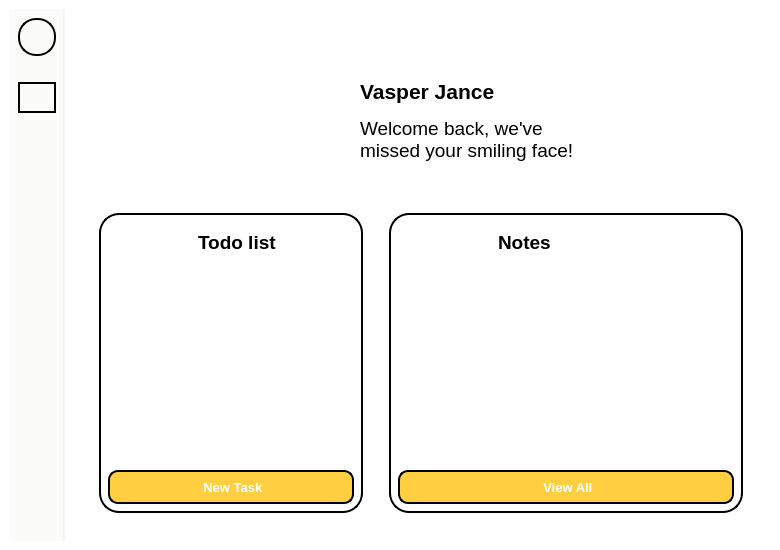
<?xml version="1.0" encoding="UTF-8"?>
<ui version="4.0">
 <class>MainWindow</class>
 <widget class="QMainWindow" name="MainWindow">
  <property name="geometry">
   <rect>
    <x>0</x>
    <y>0</y>
    <width>780</width>
    <height>550</height>
   </rect>
  </property>
  <property name="minimumSize">
   <size>
    <width>780</width>
    <height>550</height>
   </size>
  </property>
  <property name="windowTitle">
   <string>MainWindow</string>
  </property>
  <property name="styleSheet">
   <string notr="true">padding: 0px;
border: 0px;
background-color: white;</string>
  </property>
  <widget class="QWidget" name="centralwidget">
   <layout class="QHBoxLayout" name="horizontalLayout">
    <item>
     <widget class="QWidget" name="widget" native="true">
      <property name="styleSheet">
       <string notr="true">max-width: 54px;
background-color: #FBFBFA;
border-right: 2px solid #F5F5F4;
padding: 0px;
margin: 0px;</string>
      </property>
      <layout class="QVBoxLayout" name="verticalLayout_2">
       <item>
        <widget class="QLabel" name="label_12">
         <property name="font">
          <font>
           <pointsize>10</pointsize>
           <bold>true</bold>
          </font>
         </property>
         <property name="styleSheet">
          <string notr="true">min-height: 34px;
max-height: 34px;
min-width: 34px;
max-width: 34px;
border: 2px solid black;
border-radius: 18px;</string>
         </property>
         <property name="text">
          <string/>
         </property>
         <property name="pixmap">
          <pixmap>../Image/icon.png</pixmap>
         </property>
         <property name="scaledContents">
          <bool>true</bool>
         </property>
         <property name="alignment">
          <set>Qt::AlignCenter</set>
         </property>
        </widget>
       </item>
       <item>
        <widget class="QLabel" name="label_5">
         <property name="styleSheet">
          <string notr="true">border: 0px;</string>
         </property>
         <property name="text">
          <string/>
         </property>
        </widget>
       </item>
       <item>
        <widget class="QLabel" name="label_2">
         <property name="font">
          <font>
           <pointsize>10</pointsize>
           <bold>true</bold>
          </font>
         </property>
         <property name="styleSheet">
          <string notr="true">max-height: 22px;
border: 2px solid black;
padding: 6px;
border-radius: 18px;</string>
         </property>
         <property name="text">
          <string/>
         </property>
         <property name="pixmap">
          <pixmap>../Image/home_a.png</pixmap>
         </property>
         <property name="scaledContents">
          <bool>true</bool>
         </property>
         <property name="alignment">
          <set>Qt::AlignCenter</set>
         </property>
        </widget>
       </item>
       <item>
        <widget class="QLabel" name="label_3">
         <property name="font">
          <font>
           <pointsize>10</pointsize>
           <bold>true</bold>
          </font>
         </property>
         <property name="styleSheet">
          <string notr="true">QLabel{
	max-height: 22px;
	border: 2px solid #FBFBFA;
	padding: 6px;
	border-radius: 18px;
}

QLabel:hover{
	max-height: 22px;
	border: 2px solid gray;
	padding: 6px;
	border-radius: 18px;
}</string>
         </property>
         <property name="text">
          <string/>
         </property>
         <property name="pixmap">
          <pixmap>../Image/notes_d.png</pixmap>
         </property>
         <property name="scaledContents">
          <bool>true</bool>
         </property>
         <property name="alignment">
          <set>Qt::AlignCenter</set>
         </property>
        </widget>
       </item>
       <item>
        <widget class="QLabel" name="label_4">
         <property name="font">
          <font>
           <pointsize>10</pointsize>
           <bold>true</bold>
          </font>
         </property>
         <property name="styleSheet">
          <string notr="true">QLabel{
	max-height: 22px;
	border: 2px solid #FBFBFA;
	padding: 6px;
	border-radius: 18px;
}

QLabel:hover{
	max-height: 22px;
	border: 2px solid gray;
	padding: 6px;
	border-radius: 18px;
}</string>
         </property>
         <property name="text">
          <string/>
         </property>
         <property name="pixmap">
          <pixmap>../Image/chat_d.png</pixmap>
         </property>
         <property name="scaledContents">
          <bool>true</bool>
         </property>
         <property name="alignment">
          <set>Qt::AlignCenter</set>
         </property>
        </widget>
       </item>
       <item>
        <widget class="QLabel" name="label_14">
         <property name="font">
          <font>
           <pointsize>10</pointsize>
           <bold>true</bold>
          </font>
         </property>
         <property name="styleSheet">
          <string notr="true">QLabel{
	max-height: 22px;
	border: 2px solid #FBFBFA;
	padding: 6px;
	border-radius: 18px;
}

QLabel:hover{
	max-height: 22px;
	border: 2px solid gray;
	padding: 6px;
	border-radius: 18px;
}</string>
         </property>
         <property name="text">
          <string/>
         </property>
         <property name="pixmap">
          <pixmap>../Image/search_d.png</pixmap>
         </property>
         <property name="scaledContents">
          <bool>true</bool>
         </property>
         <property name="alignment">
          <set>Qt::AlignCenter</set>
         </property>
        </widget>
       </item>
       <item>
        <spacer name="verticalSpacer">
         <property name="orientation">
          <enum>Qt::Vertical</enum>
         </property>
         <property name="sizeHint" stdset="0">
          <size>
           <width>20</width>
           <height>40</height>
          </size>
         </property>
        </spacer>
       </item>
       <item>
        <widget class="QLabel" name="label_6">
         <property name="font">
          <font>
           <pointsize>10</pointsize>
           <bold>true</bold>
          </font>
         </property>
         <property name="styleSheet">
          <string notr="true">QLabel{
	max-height: 22px;
	border: 2px solid #FBFBFA;
	padding: 6px;
	border-radius: 18px;
}

QLabel:hover{
	max-height: 22px;
	border: 2px solid gray;
	padding: 6px;
	border-radius: 18px;
}</string>
         </property>
         <property name="text">
          <string/>
         </property>
         <property name="pixmap">
          <pixmap>../Image/about_b.png</pixmap>
         </property>
         <property name="scaledContents">
          <bool>true</bool>
         </property>
         <property name="alignment">
          <set>Qt::AlignCenter</set>
         </property>
        </widget>
       </item>
       <item>
        <widget class="QLabel" name="label_13">
         <property name="font">
          <font>
           <pointsize>10</pointsize>
           <bold>true</bold>
          </font>
         </property>
         <property name="styleSheet">
          <string notr="true">QLabel{
	max-height: 22px;
	border: 2px solid #FBFBFA;
	padding: 6px;
	border-radius: 18px;
}

QLabel:hover{
	max-height: 22px;
	border: 2px solid gray;
	padding: 6px;
	border-radius: 18px;
}</string>
         </property>
         <property name="text">
          <string/>
         </property>
         <property name="pixmap">
          <pixmap>../Image/log_out.png</pixmap>
         </property>
         <property name="scaledContents">
          <bool>true</bool>
         </property>
         <property name="alignment">
          <set>Qt::AlignCenter</set>
         </property>
        </widget>
       </item>
      </layout>
     </widget>
    </item>
    <item>
     <widget class="QWidget" name="widget_2" native="true">
      <property name="styleSheet">
       <string notr="true">padding: 0px;
border: 0px;</string>
      </property>
      <layout class="QVBoxLayout" name="verticalLayout">
       <item>
        <widget class="QWidget" name="widget_5" native="true">
         <property name="styleSheet">
          <string notr="true">margin-top: 20px;
min-height: 150px;
max-height: 150px;</string>
         </property>
         <layout class="QHBoxLayout" name="horizontalLayout_2">
          <item>
           <spacer name="horizontalSpacer">
            <property name="orientation">
             <enum>Qt::Horizontal</enum>
            </property>
            <property name="sizeHint" stdset="0">
             <size>
              <width>40</width>
              <height>20</height>
             </size>
            </property>
           </spacer>
          </item>
          <item>
           <widget class="QLabel" name="label_7">
            <property name="styleSheet">
             <string notr="true">max-width: 120px;
min-width: 120px;
max-height: 120px;
min-height: 120px;</string>
            </property>
            <property name="text">
             <string/>
            </property>
            <property name="pixmap">
             <pixmap>../Image/welcome.png</pixmap>
            </property>
            <property name="scaledContents">
             <bool>true</bool>
            </property>
           </widget>
          </item>
          <item>
           <widget class="QWidget" name="widget_6" native="true">
            <property name="styleSheet">
             <string notr="true">max-height: 120px;
min-height: 120px;</string>
            </property>
            <layout class="QVBoxLayout" name="verticalLayout_3">
             <item>
              <widget class="QTextBrowser" name="textBrowser">
               <property name="styleSheet">
                <string notr="true">min-width: 250px;</string>
               </property>
               <property name="html">
                <string>&lt;!DOCTYPE HTML PUBLIC &quot;-//W3C//DTD HTML 4.0//EN&quot; &quot;http://www.w3.org/TR/REC-html40/strict.dtd&quot;&gt;
&lt;html&gt;&lt;head&gt;&lt;meta name=&quot;qrichtext&quot; content=&quot;1&quot; /&gt;&lt;meta charset=&quot;utf-8&quot; /&gt;&lt;style type=&quot;text/css&quot;&gt;
p, li { white-space: pre-wrap; }
hr { height: 1px; border-width: 0; }
li.unchecked::marker { content: &quot;\2610&quot;; }
li.checked::marker { content: &quot;\2612&quot;; }
&lt;/style&gt;&lt;/head&gt;&lt;body style=&quot; font-family:'Sans Serif'; font-size:9pt; font-weight:400; font-style:normal;&quot;&gt;
&lt;p style=&quot;-qt-paragraph-type:empty; margin-top:0px; margin-bottom:0px; margin-left:0px; margin-right:0px; -qt-block-indent:0; text-indent:0px; font-family:'Segoe UI '; font-size:8.25pt;&quot;&gt;&lt;br /&gt;&lt;/p&gt;
&lt;p style=&quot; margin-top:0px; margin-bottom:0px; margin-left:0px; margin-right:0px; -qt-block-indent:0; text-indent:0px;&quot;&gt;&lt;span style=&quot; font-family:'Segoe UI '; font-size:16pt; font-weight:600;&quot;&gt;Vasper Jance&lt;/span&gt;&lt;/p&gt;
&lt;p style=&quot;-qt-paragraph-type:empty; margin-top:0px; margin-bottom:0px; margin-left:0px; margin-right:0px; -qt-block-indent:0; text-indent:0px; font-family:'Segoe UI '; font-size:8pt; font-weight:600;&quot;&gt;&lt;br /&gt;&lt;/p&gt;
&lt;p style=&quot; margin-top:0px; margin-bottom:0px; margin-left:0px; margin-right:0px; -qt-block-indent:0; text-indent:0px;&quot;&gt;&lt;span style=&quot; font-family:'Segoe UI '; font-size:14pt;&quot;&gt;Welcome back, we've missed your smiling face!&lt;/span&gt;&lt;/p&gt;&lt;/body&gt;&lt;/html&gt;</string>
               </property>
              </widget>
             </item>
            </layout>
           </widget>
          </item>
          <item>
           <spacer name="horizontalSpacer_2">
            <property name="orientation">
             <enum>Qt::Horizontal</enum>
            </property>
            <property name="sizeHint" stdset="0">
             <size>
              <width>40</width>
              <height>20</height>
             </size>
            </property>
           </spacer>
          </item>
         </layout>
        </widget>
       </item>
       <item>
        <widget class="QWidget" name="widget_4" native="true">
         <property name="styleSheet">
          <string notr="true"/>
         </property>
         <layout class="QHBoxLayout" name="horizontalLayout_5">
          <item>
           <widget class="QWidget" name="widget_3" native="true">
            <property name="styleSheet">
             <string notr="true">border: 2px solid black;
border-radius: 20px;
margin: 10px;
max-width: 260%;</string>
            </property>
            <layout class="QVBoxLayout" name="verticalLayout_4">
             <item>
              <widget class="QWidget" name="widget_7" native="true">
               <property name="styleSheet">
                <string notr="true">border: 0px;
margin-bottom: 0px;</string>
               </property>
               <layout class="QHBoxLayout" name="horizontalLayout_3">
                <item>
                 <widget class="QLabel" name="label_8">
                  <property name="styleSheet">
                   <string notr="true">max-width: 50px;
max-height: 50px;</string>
                  </property>
                  <property name="text">
                   <string/>
                  </property>
                  <property name="pixmap">
                   <pixmap>../Image/todo.png</pixmap>
                  </property>
                  <property name="scaledContents">
                   <bool>true</bool>
                  </property>
                 </widget>
                </item>
                <item>
                 <widget class="QLabel" name="label_9">
                  <property name="font">
                   <font>
                    <family>Segoe UI</family>
                    <pointsize>14</pointsize>
                    <bold>true</bold>
                   </font>
                  </property>
                  <property name="text">
                   <string>Todo list</string>
                  </property>
                 </widget>
                </item>
               </layout>
              </widget>
             </item>
             <item>
              <widget class="QListWidget" name="listWidget">
               <property name="font">
                <font>
                 <pointsize>13</pointsize>
                </font>
               </property>
               <property name="styleSheet">
                <string notr="true">QListWidget{
	border: 0px;
	margin-top: 0px;
}

QListWidget::item {
	height: 35px;
}

QListWidget::item::hover{
	height: 35px;
	background-color: white;
	color: black;
}

QListWidget::item::pressed{
	height: 35px;
	background-color: white;
	color: black;
}

QListWidget::item::selected{
	height: 35px;
	background-color: #F4F4F4;
	color: black;
	border-radius: 5px;
}</string>
               </property>
               <property name="verticalScrollBarPolicy">
                <enum>Qt::ScrollBarAlwaysOff</enum>
               </property>
               <property name="horizontalScrollBarPolicy">
                <enum>Qt::ScrollBarAlwaysOff</enum>
               </property>
              </widget>
             </item>
             <item>
              <widget class="QPushButton" name="pushButton_6">
               <property name="font">
                <font>
                 <family>Segoe UI</family>
                 <pointsize>10</pointsize>
                 <bold>true</bold>
                </font>
               </property>
               <property name="styleSheet">
                <string notr="true">QPushButton{
	border: 2px solid black;
	height: 30px;
	border-radius: 10px;
	background-color: #FFCE41;
	color: white;
}

QPushButton::hover{
	border: 3px solid black;
	height: 30px;
	border-radius: 10px;
	background-color: #FFCE41;
}

QPushButton::pressed{
	border: 3px solid black;
	height: 30px;
	border-radius: 10px;
	background-color: rgb(234, 188, 59);
}</string>
               </property>
               <property name="text">
                <string> New Task</string>
               </property>
               <property name="icon">
                <iconset>
                 <normaloff>../Image/new.png</normaloff>../Image/new.png</iconset>
               </property>
               <property name="iconSize">
                <size>
                 <width>16</width>
                 <height>16</height>
                </size>
               </property>
              </widget>
             </item>
            </layout>
           </widget>
          </item>
          <item>
           <widget class="QWidget" name="widget_8" native="true">
            <property name="styleSheet">
             <string notr="true">border: 2px solid black;
border-radius: 20px;
margin: 10px;</string>
            </property>
            <layout class="QVBoxLayout" name="verticalLayout_5">
             <item>
              <widget class="QWidget" name="widget_9" native="true">
               <property name="styleSheet">
                <string notr="true">border: 0px;
margin-bottom: 0px;</string>
               </property>
               <layout class="QHBoxLayout" name="horizontalLayout_4">
                <item>
                 <widget class="QLabel" name="label_10">
                  <property name="styleSheet">
                   <string notr="true">max-width: 60px;
max-height: 50px;</string>
                  </property>
                  <property name="text">
                   <string/>
                  </property>
                  <property name="pixmap">
                   <pixmap>../Image/all_note.png</pixmap>
                  </property>
                  <property name="scaledContents">
                   <bool>true</bool>
                  </property>
                 </widget>
                </item>
                <item>
                 <widget class="QLabel" name="label_11">
                  <property name="font">
                   <font>
                    <family>Segoe UI</family>
                    <pointsize>14</pointsize>
                    <bold>true</bold>
                   </font>
                  </property>
                  <property name="text">
                   <string>Notes</string>
                  </property>
                 </widget>
                </item>
               </layout>
              </widget>
             </item>
             <item>
              <widget class="QListWidget" name="listWidget_2">
               <property name="font">
                <font>
                 <pointsize>13</pointsize>
                </font>
               </property>
               <property name="styleSheet">
                <string notr="true">QListWidget{
	border: 0px;
	margin-top: 0px;
}

QListWidget::item {
	height: 40px;
	padding: 5px;
	padding-left: 10px;
	background-color: white;
	border-radius: 10px;
	color: black;
}

QListWidget::item::hover{
	height: 40px;
	padding: 5px;
	padding-left: 10px;
	background-color: #F4F4F4;
	border-radius: 10px;
	color: black;
}

QListWidget::item::pressed{
	height: 40px;
	padding: 5px;
	padding-left: 10px;
	background-color: #F4F4F4;
	border-radius: 10px;
	color: black;
}</string>
               </property>
               <property name="verticalScrollBarPolicy">
                <enum>Qt::ScrollBarAlwaysOff</enum>
               </property>
               <property name="horizontalScrollBarPolicy">
                <enum>Qt::ScrollBarAlwaysOff</enum>
               </property>
              </widget>
             </item>
             <item>
              <widget class="QPushButton" name="pushButton_2">
               <property name="font">
                <font>
                 <family>Segoe UI</family>
                 <pointsize>10</pointsize>
                 <bold>true</bold>
                </font>
               </property>
               <property name="styleSheet">
                <string notr="true">QPushButton{
	border: 2px solid black;
	height: 30px;
	border-radius: 10px;
	background-color: #FFCE41;
	color: white;
}

QPushButton::hover{
	border: 3px solid black;
	height: 30px;
	border-radius: 10px;
	background-color: #FFCE41;
}

QPushButton::pressed{
	border: 3px solid black;
	height: 30px;
	border-radius: 10px;
	background-color: rgb(234, 188, 59);
}</string>
               </property>
               <property name="text">
                <string> View All</string>
               </property>
               <property name="icon">
                <iconset>
                 <normaloff>../Image/all_note_view.png</normaloff>../Image/all_note_view.png</iconset>
               </property>
               <property name="iconSize">
                <size>
                 <width>18</width>
                 <height>16</height>
                </size>
               </property>
              </widget>
             </item>
            </layout>
           </widget>
          </item>
         </layout>
        </widget>
       </item>
      </layout>
     </widget>
    </item>
   </layout>
  </widget>
 </widget>
 <resources/>
 <connections/>
</ui>
